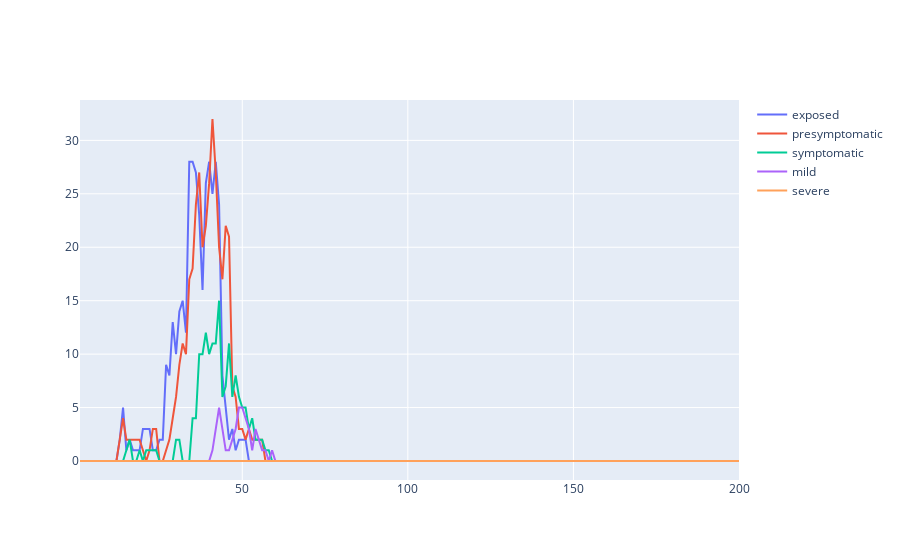

Notebook source saved alongside this figure:
### Code cell
# Same as above excpet for scusceptible and recovered.
fig = go.Figure()
fig.add_trace(go.Scatter(x=tracker['day'], y=tracker['exposed'], mode='lines', name='exposed'))
fig.add_trace(go.Scatter(x=tracker['day'], y=tracker['presymptomatic'], mode='lines', name='presymptomatic'))
fig.add_trace(go.Scatter(x=tracker['day'], y=tracker['symptomatic'], mode='lines', name='symptomatic'))
fig.add_trace(go.Scatter(x=tracker['day'], y=tracker['mild'], mode='lines', name='mild'))
fig.add_trace(go.Scatter(x=tracker['day'], y=tracker['severe'], mode='lines', name='severe'))
fig.show()

### Figure 1 — Plotly figure (JSON) as saved in the notebook; plotly's stock layout.template omitted (floating-point values rounded to 4 significant figures; data arrays with more than 128 entries replaced by an {"elided": "..."} marker saying what was removed)
{"data": [{"mode": "lines", "name": "exposed", "type": "scatter", "x": {"elided": "200 int values"}, "y": {"elided": "200 int values"}}, {"mode": "lines", "name": "presymptomatic", "type": "scatter", "x": {"elided": "200 int values"}, "y": {"elided": "200 int values"}}, {"mode": "lines", "name": "symptomatic", "type": "scatter", "x": {"elided": "200 int values"}, "y": {"elided": "200 int values"}}, {"mode": "lines", "name": "mild", "type": "scatter", "x": {"elided": "200 int values"}, "y": {"elided": "200 int values"}}, {"mode": "lines", "name": "severe", "type": "scatter", "x": {"elided": "200 int values"}, "y": {"elided": "200 int values"}}], "layout": {}}
